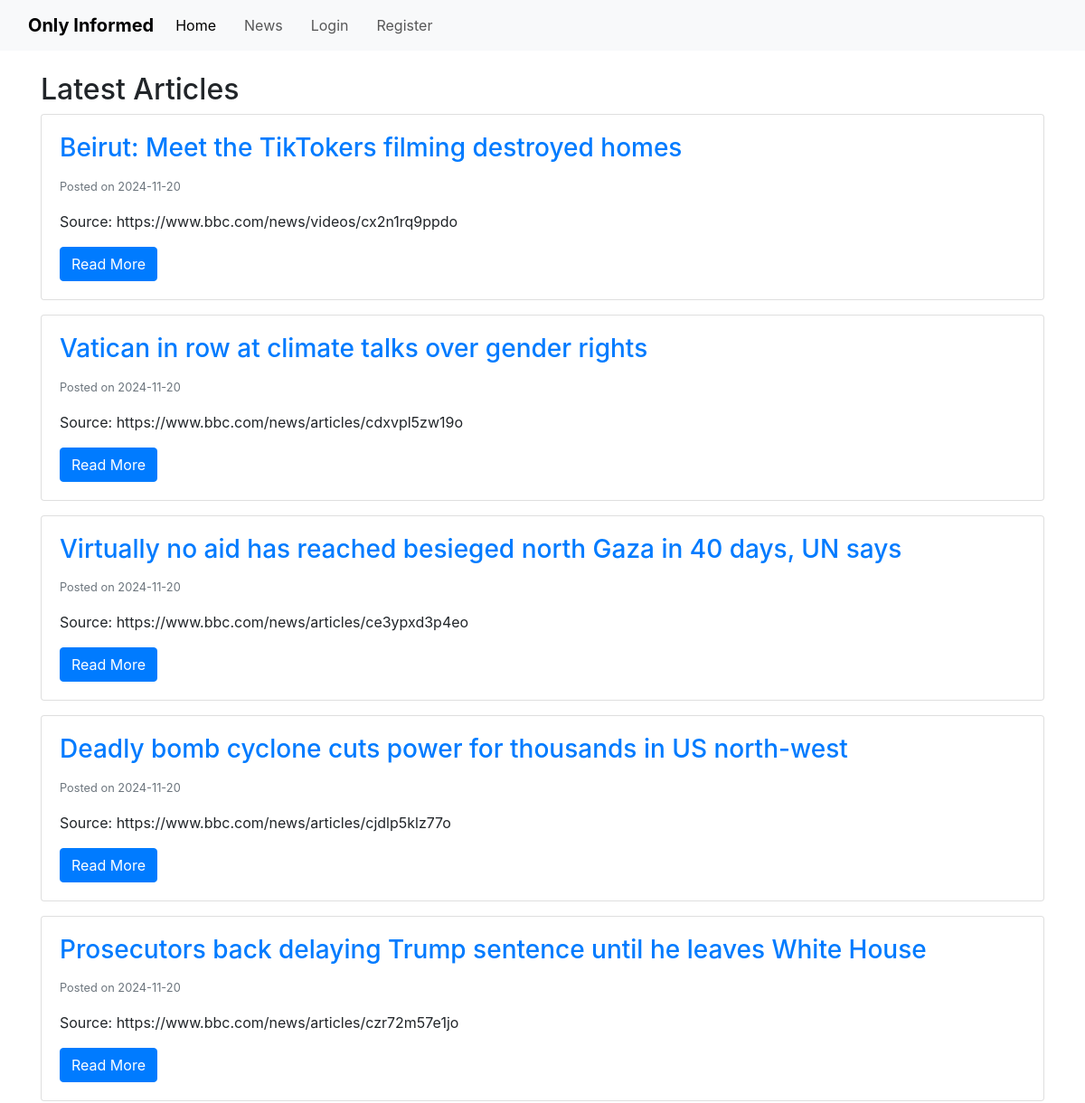
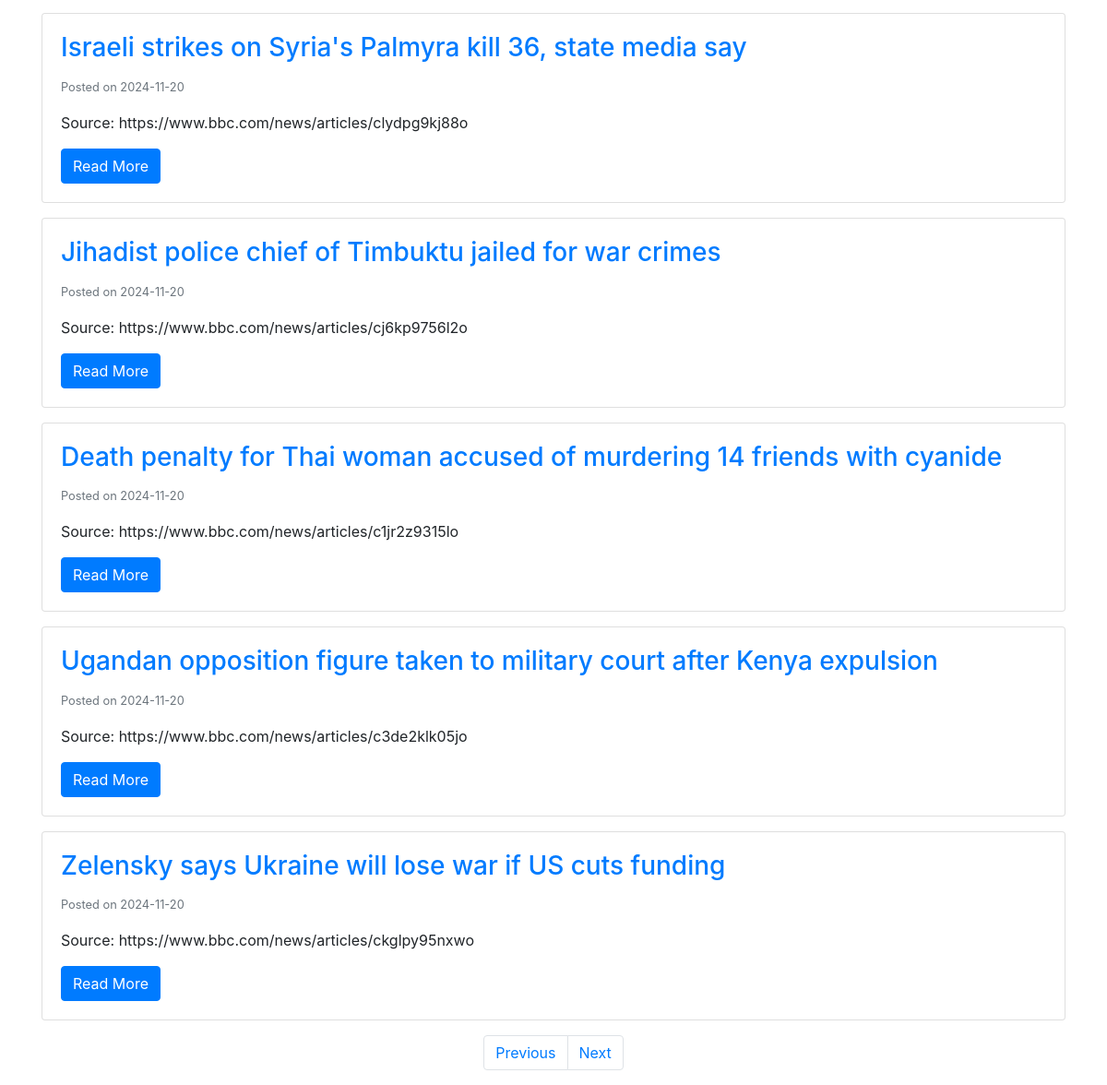
The page /articles?page=3 on the database its author committed (2 pictures, top to bottom).
### app/models.py (models this page shows, shortened)
class Article(db.Model):
    __tablename__ = 'article'
    id = db.Column(db.Integer, primary_key = True)
    title = db.Column(db.String(250), nullable = False, unique = True)
    content = db.Column(db.Text, nullable = False)
    source = db.Column(db.String(200), nullable = False)
    date_posted = db.Column(db.DateTime, nullable = False, default = datetime.now(timezone.utc))
    quiz = relationship('Quiz', uselist = False, backref = 'article') # uselist=false indicates a 1 to 1 relationship with quiz
    comments = relationship('Comment', backref = 'article', lazy = True)

### app/routes.py (the view)
@app.route('/articles')
def articles():
    page = request.args.get('page', 1, type=int)
    articles = Article.query.order_by(Article.date_posted.desc()).paginate(page=page, per_page=10)
    return render_template('articles.html', articles=articles)

### app/templates/articles.html (shortened to what this page needs)
{% extends "base.html" %}
{% block content %}
<h2>Latest Articles</h2>
{% for article in articles.items %}
    <div class="card mb-3">
        <div class="card-body">
            <h3 class="card-title">
                <a href="{{ url_for('article', article_id=article.id) }}">{{ article.title }}</a>
            </h3>
            <p class="card-text"><small class="text-muted">Posted on {{ article.date_posted.strftime('%Y-%m-%d') }}</small></p>
            <p class="card-text">Source: {{ article.source }}</p>
            <a href="{{ url_for('article', article_id=article.id) }}" class="btn btn-primary">Read More</a>
        </div>
    </div>
{% else %}
    <p>No articles available.</p>
{% endfor %}
<nav aria-label="Page navigation">
    <ul class="pagination justify-content-center">
        {% if articles.has_prev %}
            <li class="page-item">
                <a class="page-link" href="{{ url_for('articles', page=articles.prev_num) }}">Previous</a>
            </li>
        {% else %}
            <li class="page-item disabled">
                <a class="page-link" href="#">Previous</a>
            </li>
        {% endif %}
        {% if articles.has_next %}
            <li class="page-item">
                <a class="page-link" href="{{ url_for('articles', page=articles.next_num) }}">Next</a>
            </li>
        {% else %}
            <li class="page-item disabled">
                <a class="page-link" href="#">Next</a>
            </li>
        {% endif %}
    </ul>
</nav>
{% endblock %}

### app/static/css/style.css (style rules this page uses)
body { font-family: Arial, sans-serif; margin-top: 70px; }

### rows shown on the page
Article: title "Beirut: Meet the TikTokers filming destroyed homes", date_posted "2024-11-20", source "https://www.bbc.com/news/videos/cx2n1rq9ppdo"
Article: title "Vatican in row at climate talks over gender rights", date_posted "2024-11-20", source "https://www.bbc.com/news/articles/cdxvpl5zw19o"
Article: title "Virtually no aid has reached besieged north Gaza in 40 days, UN says", date_posted "2024-11-20", source "https://www.bbc.com/news/articles/ce3ypxd3p4eo"
Article: title "Deadly bomb cyclone cuts power for thousands in US north-west", date_posted "2024-11-20", source "https://www.bbc.com/news/articles/cjdlp5klz77o"
Article: title "Prosecutors back delaying Trump sentence until he leaves White House", date_posted "2024-11-20", source "https://www.bbc.com/news/articles/czr72m57e1jo"
Article: title "Israeli strikes on Syria's Palmyra kill 36, state media say", date_posted "2024-11-20", source "https://www.bbc.com/news/articles/clydpg9kj88o"
Article: title "Jihadist police chief of Timbuktu jailed for war crimes", date_posted "2024-11-20", source "https://www.bbc.com/news/articles/cj6kp9756l2o"
Article: title "Death penalty for Thai woman accused of murdering 14 friends with cyanide", date_posted "2024-11-20", source "https://www.bbc.com/news/articles/c1jr2z9315lo"
Article: title "Ugandan opposition figure taken to military court after Kenya expulsion", date_posted "2024-11-20", source "https://www.bbc.com/news/articles/c3de2klk05jo"
Article: title "Zelensky says Ukraine will lose war if US cuts funding", date_posted "2024-11-20", source "https://www.bbc.com/news/articles/ckglpy95nxwo"
